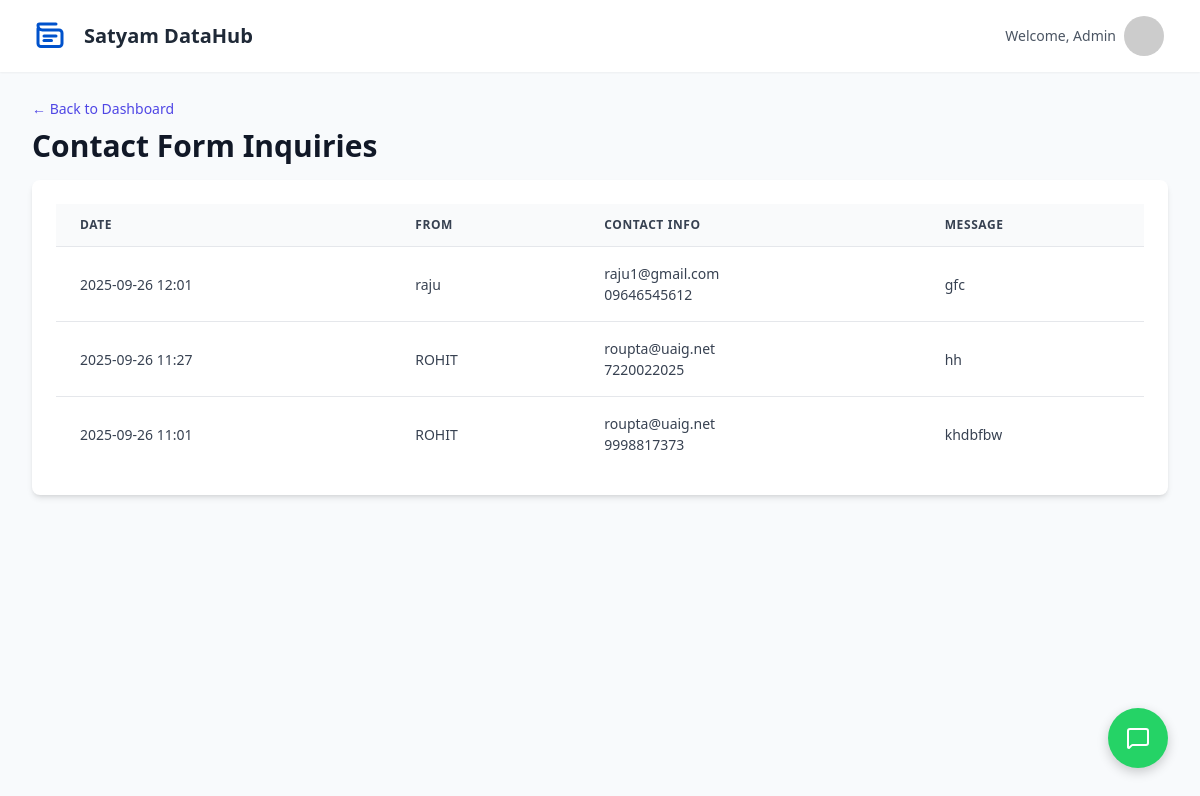
The app's page /admin/inquiries (signed in) with its own data.
### tables this page shows
CREATE TABLE users (
            id INTEGER PRIMARY KEY AUTOINCREMENT,
            employee_id TEXT NOT NULL UNIQUE,
            name TEXT NOT NULL,
            email TEXT NOT NULL UNIQUE,
            password_hash TEXT NOT NULL,
            role TEXT NOT NULL, -- 'admin' or 'employee'
            joining_date TIMESTAMP DEFAULT CURRENT_TIMESTAMP,
            status TEXT NOT NULL DEFAULT 'active', -- 'active' or 'inactive'
            wallet_balance REAL NOT NULL DEFAULT 0.0,
            profile_picture TEXT, -- Filename of the uploaded avatar
            bank_details TEXT, -- Stored as a JSON string
            
            -- Enhanced profile fields
            phone_number TEXT,
            gender TEXT,
            date_of_birth DATE,
            designation TEXT,
            last_login TIMESTAMP
        );

CREATE TABLE inquiries (
            id INTEGER PRIMARY KEY AUTOINCREMENT,
            name TEXT NOT NULL,
            email TEXT NOT NULL,
            mobile_number TEXT,
            message TEXT NOT NULL,
            submitted_at TIMESTAMP DEFAULT CURRENT_TIMESTAMP
        );

### app.py (the view)
@app.route('/admin/inquiries')
def view_inquiries():
    if g.user is None or g.user['role'] != 'admin': return redirect(url_for('login'))
    inquiries = query_db("SELECT * FROM inquiries ORDER BY submitted_at DESC")
    return render_template('inquiries.html', inquiries=inquiries)

### app.py (called while the page is built)
@app.before_request
def before_request():
    g.user = None
    if 'user_id' in session:
        g.user = query_db('SELECT * FROM users WHERE id = ?', [session['user_id']], one=True)

def get_db():
    if 'db' not in g:
        g.db = sqlite3.connect(app.config['DATABASE'], detect_types=sqlite3.PARSE_DECLTYPES)
        g.db.row_factory = sqlite3.Row
    return g.db

def query_db(query, args=(), one=False):
    cur = get_db().execute(query, args); rv = cur.fetchall(); cur.close()
    return (rv[0] if rv else None) if one else rv

### templates/inquiries.html
{% extends "layout.html" %}
{% block content %}
<main class="mx-auto max-w-7xl py-6 sm:px-6 lg:px-8">
    <div class="mb-4">
        <a href="{{ url_for('admin_dashboard') }}" class="text-sm font-medium text-indigo-600 hover:text-indigo-500">&larr; Back to Dashboard</a>
        <h1 class="text-3xl font-bold text-gray-900 mt-2">Contact Form Inquiries</h1>
    </div>
    <div class="bg-white p-6 rounded-lg shadow-md">
        <div class="overflow-x-auto">
            <table class="min-w-full divide-y divide-gray-200">
                <thead class="bg-gray-50">
                    <tr>
                        <th class="table-header">Date</th>
                        <th class="table-header">From</th>
                        <th class="table-header">Contact Info</th>
                        <th class="table-header">Message</th>
                    </tr>
                </thead>
                <tbody class="bg-white divide-y divide-gray-200">
                    {% for item in inquiries %}
                    <tr>
                        <td class="table-cell whitespace-normal">{{ item.submitted_at.strftime('%Y-%m-%d %H:%M') }}</td>
                        <td class="table-cell font-medium">{{ item.name }}</td>
                        <td class="table-cell whitespace-normal">
                            <p>{{ item.email }}</p>
                            {% if item.mobile_number %}<p>{{ item.mobile_number }}</p>{% endif %}
                        </td>
                        <td class="table-cell whitespace-normal">{{ item.message }}</td>
                    </tr>
                    {% else %}
                    <tr>
                        <td colspan="4" class="py-8 text-center text-gray-500">There are no inquiries to display.</td>
                    </tr>
                    {% endfor %}
                </tbody>
            </table>
        </div>
    </div>
</main>
{% endblock %}

### templates/layout.html (shortened to what this page needs)
<!DOCTYPE html>
<html lang="en" class="h-full bg-gray-50">
<head>
    <script src="https://cdn.tailwindcss.com"></script>
    <link rel="stylesheet" href="{{ url_for('static', filename='css/style.css') }}">
</head>
<body class="h-full font-sans">
    <div id="app">
        {% if g.user %}
        <header class="bg-white shadow-sm sticky top-0 z-20">
            <div class="mx-auto max-w-7xl py-3 px-4 sm:px-6 lg:px-8">
                <div class="flex items-center justify-between">
                    <div class="logo-container">
                        <h1 class="logo-text-header">Satyam DataHub</h1>
                    </div>
                    <div class="relative">
                        <button onclick="toggleMenu(event)" class="flex items-center space-x-2 p-1 rounded-full focus:outline-none focus:ring-2 focus:ring-offset-2 focus:ring-indigo-500">
                            <span class="text-sm text-gray-600 font-medium hidden md:block">Welcome, {{ g.user.name }}</span>
                            <img class="h-10 w-10 rounded-full object-cover"
                                 src="{{ url_for('avatar_file', filename=g.user.profile_picture) if g.user.profile_picture else 'https://ui-avatars.com/api/?name=' + g.user.name|replace(' ', '+') + '&background=0052cc&color=fff&bold=true' }}"
                                 alt="Profile picture">
                        </button>
                    </div>
                </div>
            </div>
        </header>
        {% endif %}
        {% block content %}{% endblock %}
        {% if g.user %}
        <button onclick="openContactModal()" class="contact-fab">
            <i data-lucide="message-square"></i>
        </button>
        {% endif %}
    </div>
</body>
</html>

### static/css/style.css (style rules this page uses)
:root { --primary-blue: #0052cc; --primary-hover: #0041a3; --light-blue-bg: #f0f5ff; --success-green: #059669; --success-hover: #047857; --danger-red: #dc2626; --danger-hover: #b91c1c; --gray-text: #374151; --gray-light-text: #6b7280; --gray-border: #d1d5db; --gray-background: #f8fafc; --font-sans: 'Inter', sans-serif; }
body { font-family: var(--font-sans); background-color: var(--gray-background); color: var(--gray-text); -webkit-font-smoothing: antialiased; -moz-osx-font-smoothing: grayscale; }
.logo-container { display: flex; align-items: center; gap: 1rem; }
.logo-svg-header { height: 2.25rem; width: auto; }
.logo-text-header { font-size: 1.25rem; font-weight: 700; color: #1f2937; }
.table-header { padding: 0.75rem 1.5rem; text-align: left; font-size: 0.75rem; font-weight: 600; color: var(--gray-text); text-transform: uppercase; letter-spacing: 0.05em; }
.table-cell { padding: 1rem 1.5rem; white-space: nowrap; font-size: 0.875rem; color: #374151; }
.contact-fab { position: fixed; bottom: 2rem; right: 2rem; background-color: #25D366; color: white; border: none; border-radius: 9999px; width: 60px; height: 60px; box-shadow: 0 4px 12px rgba(0,0,0,0.2); display: flex; align-items: center; justify-content: center; cursor: pointer; transition: all 0.3s ease; z-index: 25; }

### records on screen
users: user.name "Admin"
inquiries: submitted_at "2025-09-26 12:01", name "raju", email "raju1@gmail.com", mobile_number "09646545612", message "gfc"
inquiries: submitted_at "2025-09-26 11:27", name "ROHIT", email "roupta@uaig.net", mobile_number "7220022025", message "hh"
inquiries: submitted_at "2025-09-26 11:01", name "ROHIT", email "roupta@uaig.net", mobile_number "9998817373", message "khdbfbw"
